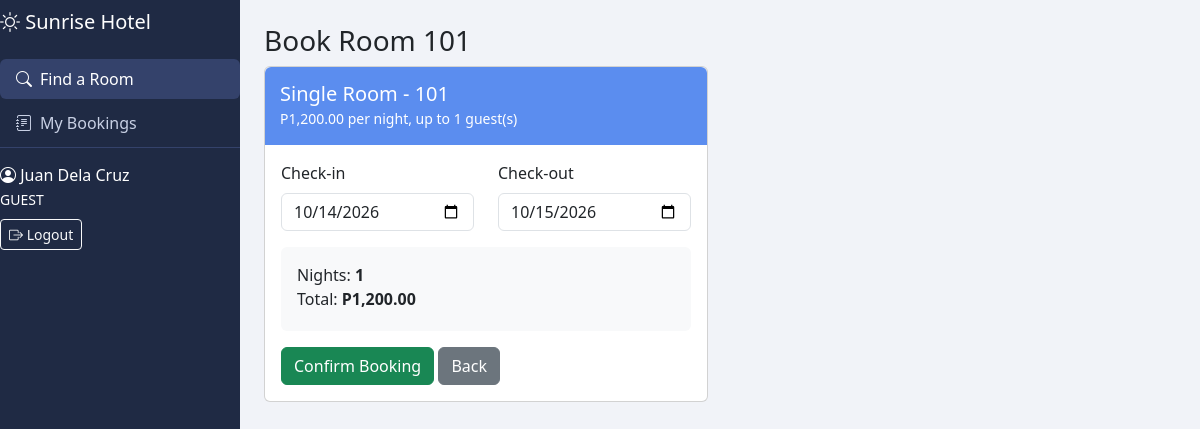
Screenshot of /book.php?room_id=1&check_in=2026-10-14&check_out=2026-10-15 (signed in) with the database file from the repository.
### tables this page shows
CREATE TABLE rooms (
    id INT AUTO_INCREMENT PRIMARY KEY,
    room_number VARCHAR(10) NOT NULL UNIQUE,
    type ENUM('Single','Double','Deluxe','Suite') NOT NULL,
    price DECIMAL(10,2) NOT NULL,
    capacity INT NOT NULL
);

### book.php (the view, shortened to what this page needs)
<?php
require 'config.php';
$room_id = (int) ($_GET['room_id'] ?? $_POST['room_id'] ?? 0);
$stmt = $db->prepare('SELECT * FROM rooms WHERE id = ?');
$stmt->execute([$room_id]);
$room = $stmt->fetch(PDO::FETCH_ASSOC);
$today = date('Y-m-d');
$check_in = $_POST['check_in'] ?? $_GET['check_in'] ?? $today;
$check_out = $_POST['check_out'] ?? $_GET['check_out'] ?? date('Y-m-d', strtotime('+1 day'));
include 'header.php';
?>
<h3>Book Room <?= e($room['room_number']) ?></h3>
<div class="row">
    <div class="col-lg-6">
        <div class="card">
            <div class="room-top room-<?= e($room['type']) ?>">
                <h5 class="mb-0"><?= e($room['type']) ?> Room - <?= e($room['room_number']) ?></h5>
                <small><?= peso($room['price']) ?> per night, up to <?= $room['capacity'] ?> guest(s)</small>
            </div>
            <div class="card-body">
                <form method="post" id="bookForm" data-price="<?= $room['price'] ?>" data-room="<?= $room['id'] ?>">
                    <div class="row">
                        <div class="col-6 mb-3">
                            <label class="form-label">Check-in</label>
                            <input type="date" name="check_in" id="check_in" class="form-control" value="<?= e($check_in) ?>" min="<?= $today ?>" required>
                        </div>
                        <div class="col-6 mb-3">
                            <label class="form-label">Check-out</label>
                            <input type="date" name="check_out" id="check_out" class="form-control" value="<?= e($check_out) ?>" min="<?= $today ?>" required>
                        </div>
                    </div>
                    <div class="bg-light p-3 rounded mb-3">
                        <div>Nights: <b id="nightsText">-</b></div>
                        <div>Total: <b id="totalText">-</b></div>
                    </div>
                    <button type="submit" class="btn btn-success">Confirm Booking</button>
                    <a href="rooms.php" class="btn btn-secondary">Back</a>
                </form>
            </div>
        </div>
    </div>
</div>
<?php include 'footer.php'; ?>

### style.css (style rules this page uses)
body { background-color: #f1f3f8; }
.room-top { color: white; padding: 15px; border-radius: 6px 6px 0 0; }
.room-Single { background-color: #5b8def; }

### rows the page displays
rooms: room_number "101", type "Single", price "P1,200.00", capacity "1"

### other values shown
$label "Find a Room My Bookings"
$_SESSION['full_name'] "Juan Dela Cruz"
$_SESSION['role'] "GUEST"
